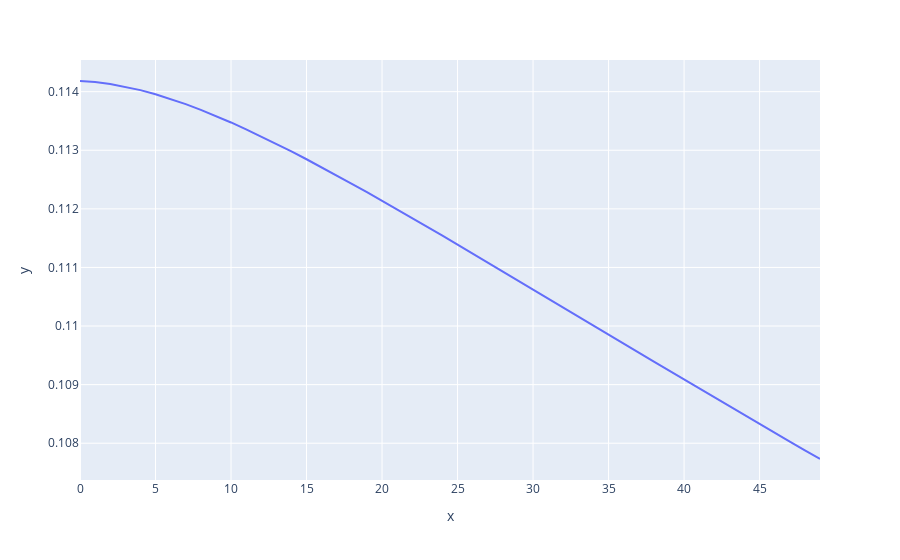
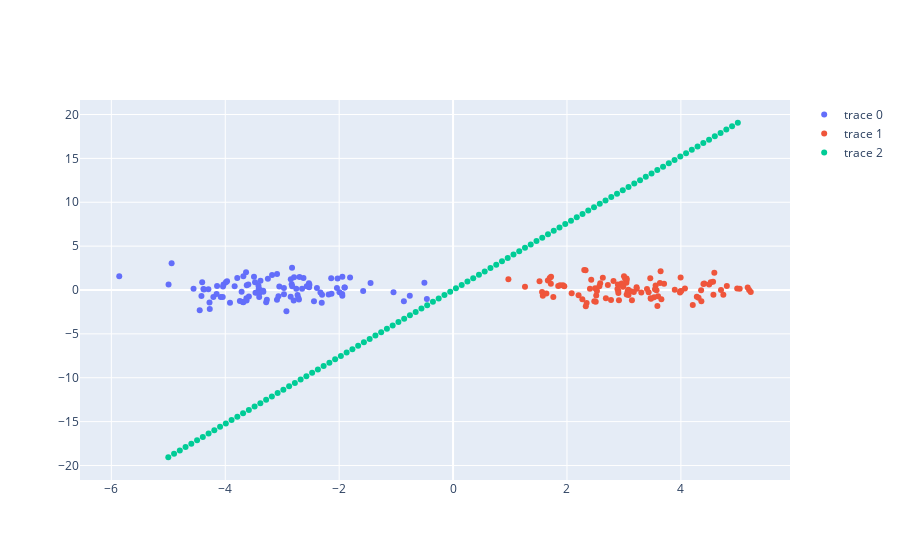

These figures' notebook cell, in order:
### Markdown cell above
# Two-layer MLP

### Code cell
N = 100
(A, B) = multivariate(N, [-3,0], [3,0], 1, 1)

fig = go.Figure()
fig.add_trace(go.Scatter(x=A[:,0], y=A[:,1], mode="markers"))
fig.add_trace(go.Scatter(x=B[:,0], y=B[:,1], mode="markers"))

model, mae = perceptron_learning(features, targets, 10, epoch, eta)

plot_boundary(fig, model.W)
mae_fig = ex.line(x=np.arange(len(mae)), y=mae)
mae_fig.show()
fig.show()
